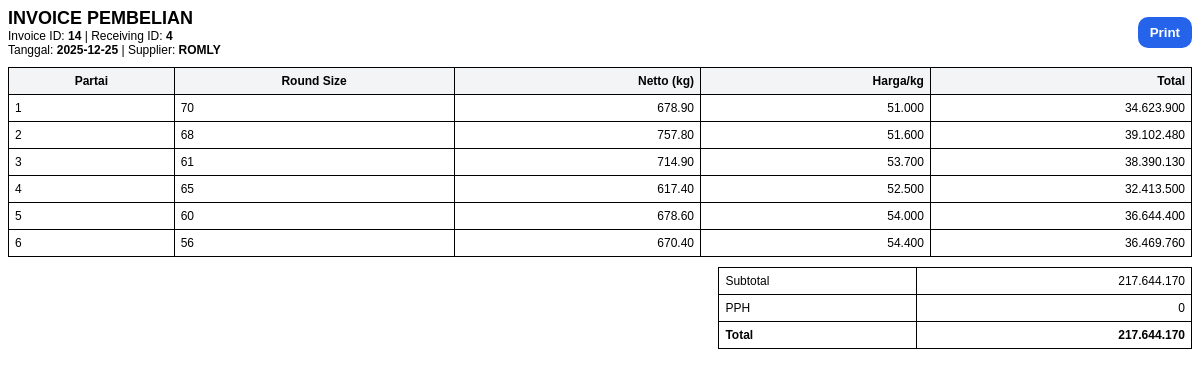
The app's page /invoice/14 (signed in) with its own data.
### tables this page shows
CREATE TABLE invoice_header
                (
                    id
                    INTEGER
                    PRIMARY
                    KEY
                    AUTOINCREMENT,
                    receiving_id
                    INTEGER
                    NOT
                    NULL,
                    tanggal
                    TEXT
                    NOT
                    NULL,
                    supplier
                    TEXT
                    NOT
                    NULL,
                    price_points_json
                    TEXT, -- simpan patokan 40/50/60/70 dalam JSON
                    pph_rate
                    REAL
                    DEFAULT
                    0.0025,
                    subtotal
                    REAL
                    DEFAULT
                    0,
                    pph
                    REAL
                    DEFAULT
                    0,
                    total
                    REAL
                    DEFAULT
                    0,
                    created_at
                    TEXT
                    DEFAULT (
                    datetime
                (
                    'now',
                    'localtime'
                )),
                    FOREIGN KEY
                (
                    receiving_id
                ) REFERENCES receiving_header
                (
                    id
                )
                    );

CREATE TABLE invoice_detail
                (
                    id
                    INTEGER
                    PRIMARY
                    KEY
                    AUTOINCREMENT,
                    invoice_id
                    INTEGER
                    NOT
                    NULL,
                    partai_no
                    INTEGER,
                    size_round
                    INTEGER,
                    berat_netto
                    REAL,
                    harga
                    INTEGER,
                    total_harga
                    REAL,
                    FOREIGN
                    KEY
                (
                    invoice_id
                ) REFERENCES invoice_header
                (
                    id
                )
                    );

### app.py (the view)
@app.route("/invoice/<int:invoice_id>")
def invoice_view(invoice_id):
    if "user" not in session:
        return redirect(url_for("login"))
    conn = get_conn()
    inv = conn.execute("SELECT * FROM invoice_header WHERE id=?", (invoice_id,)).fetchone()
    det = conn.execute("SELECT * FROM invoice_detail WHERE invoice_id=? ORDER BY partai_no", (invoice_id,)).fetchall()
    conn.close()
    if not inv:
        return "Invoice tidak ditemukan", 404
    return render_template("invoice_view.html", inv=dict(inv), det=[dict(r) for r in det])

### db.py (called while the page is built)
def get_conn():
    conn = sqlite3.connect(DB_NAME)
    conn.row_factory = sqlite3.Row
    return conn

### templates/invoice_view.html (shortened to what this page needs)
<!doctype html>
<html lang="id">
<head>
</head>
<body>
<div class="top">
  <div>
    <h2 style="margin:0">INVOICE PEMBELIAN</h2>
    <div>Invoice ID: <b>{{ inv.id }}</b> | Receiving ID: <b>{{ inv.receiving_id }}</b></div>
    <div>Tanggal: <b>{{ inv.tanggal }}</b> | Supplier: <b>{{ inv.supplier }}</b></div>
  </div>
  <button class="btn btn-print" onclick="window.print()">Print</button>
</div>
<table>
  <thead>
    <tr>
      <th>Partai</th>
      <th>Round Size</th>
      <th class="right">Netto (kg)</th>
      <th class="right">Harga/kg</th>
      <th class="right">Total</th>
    </tr>
  </thead>
  <tbody>
    {% for r in det %}
    <tr>
      <td>{{ r.partai_no }}</td>
      <td>{{ r.size_round if r.size_round is not none else "-" }}</td>
      <td class="right">{{ "%.2f"|format(r.berat_netto or 0) }}</td>
      <td class="right">
        {% if r.harga is not none %}
          {{ "{:,}".format(r.harga).replace(",", ".") }}
        {% else %}-{% endif %}
      </td>
      <td class="right">
        {% if r.total_harga is not none %}
          {{ "{:,.0f}".format(r.total_harga).replace(",", ".") }}
        {% else %}-{% endif %}
      </td>
    </tr>
    {% endfor %}
  </tbody>
</table>
<table style="margin-top:10px;width:40%;margin-left:auto">
  <tr><td>Subtotal</td><td class="right">{{ "{:,.0f}".format(inv.subtotal or 0).replace(",", ".") }}</td></tr>
  <tr><td>PPH</td><td class="right">{{ "{:,.0f}".format(inv.pph or 0).replace(",", ".") }}</td></tr>
  <tr><td><b>Total</b></td><td class="right"><b>{{ "{:,.0f}".format(inv.total or 0).replace(",", ".") }}</b></td></tr>
</table>
</body>
</html>

### templates/invoice_view.html (style rules this page uses)
body { font-family:Arial;font-size:12px }
.top { display:flex;justify-content:space-between;align-items:center;gap:10px }
.btn { padding:8px 12px;border-radius:10px;border:0;font-weight:700;cursor:pointer }
.btn-print { background:#2563eb;color:#fff }
table { width:100%;border-collapse:collapse;margin-top:10px }
th,td { border:1px solid #000;padding:6px }
th { background:#f3f4f6 }
.right { text-align:right }

### records on screen
invoice_header: id "14", receiving_id "4", tanggal "2025-12-25", supplier "ROMLY", subtotal "217.644.170", pph "0", total "217.644.170"
invoice_detail: partai_no "1", size_round "70", berat_netto "678.90", harga "51.000", total_harga "34.623.900"
invoice_detail: partai_no "2", size_round "68", berat_netto "757.80", harga "51.600", total_harga "39.102.480"
invoice_detail: partai_no "3", size_round "61", berat_netto "714.90", harga "53.700", total_harga "38.390.130"
invoice_detail: partai_no "4", size_round "65", berat_netto "617.40", harga "52.500", total_harga "32.413.500"
invoice_detail: partai_no "5", size_round "60", berat_netto "678.60", harga "54.000", total_harga "36.644.400"
invoice_detail: partai_no "6", size_round "56", berat_netto "670.40", harga "54.400", total_harga "36.469.760"
